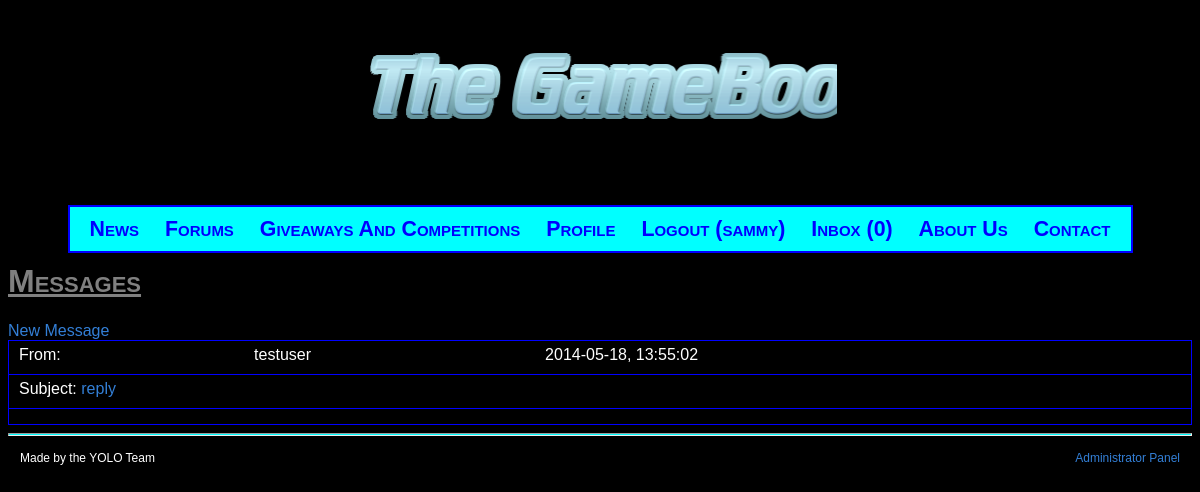
Screenshot of /messaging.php (signed in) with the database file from the repository.
### tables this page shows
CREATE TABLE IF NOT EXISTS `messages` (
  `id` int(255) NOT NULL AUTO_INCREMENT,
  `fromUser` int(255) NOT NULL,
  `toUser` int(255) NOT NULL,
  `date` varchar(10) NOT NULL,
  `time` varchar(10) NOT NULL,
  `text` text NOT NULL,
  `state` int(1) NOT NULL,
  `subject` text NOT NULL,
  PRIMARY KEY (`id`)
);

CREATE TABLE IF NOT EXISTS `users` (
  `id` int(255) NOT NULL AUTO_INCREMENT,
  `name` varchar(100) NOT NULL,
  `username` varchar(50) NOT NULL,
  `password` varchar(50) NOT NULL,
  `email` varchar(70) NOT NULL,
  `location` varchar(30) NOT NULL,
  `rank` int(3) NOT NULL,
  `banStatus` int(1) NOT NULL,
  `displayPic` varchar(64) NOT NULL DEFAULT 'displaypics/nopic.jpg',
  PRIMARY KEY (`id`),
  UNIQUE KEY `username` (`username`),
  UNIQUE KEY `email` (`email`)
);

### messaging.php (the view, shortened to what this page needs)
<?php
include("top.php");
echo "<head>
	<title>Messaging - The GameBook</title>
	</head>
	<h1>Messages</h1>
	<a href=\"message.php\">New Message</a><br />";
$queryUID = "SELECT * FROM users WHERE username='" . $_COOKIE["user"] . "'";
$result = mysqli_query($db, $queryUID);
$arrayUser = mysqli_fetch_assoc($result);
$queryMessages = "SELECT * FROM messages WHERE toUser='" . $arrayUser["id"] . "'";
$result = mysqli_query($db, $queryMessages);
echo "	<table class=\"messageTable\" width=100%>";
while ($arrayMessages = mysqli_fetch_assoc($result))
{
	$queryFromUsers = "SELECT * FROM users WHERE id='" . $arrayMessages["fromUser"] . "'";
	$res = mysqli_query($db, $queryFromUsers);
	$getfromID = mysqli_fetch_assoc($res);
	echo "	<tr>
		<td>From: </td><td>";
	echo $getfromID["username"];
	echo "	</td><td> " . $arrayMessages["date"] . ", " . $arrayMessages["time"] . "</td>";
	echo "	</tr>
		<tr class=\"messageTable\">
		<td colspan=3>Subject: <a href=\"message.php?id=" . $arrayMessages["id"] . "\">";
	echo $arrayMessages["subject"];
	echo"</a></td></tr><tr height=5px><td colspan=3></td></tr>";
}
echo "	</table>";
include("bottom.php");
?>

### style.css (style rules this page uses)
body { font-family: sans-serif; background: black; color: white; }
a:link, a:visited { color: #337FD6; text-decoration: none; }
h2, h1 { font-variant: small-caps; text-decoration: underline; color:gray; }
tr, td { padding-top: 5px; padding-right: 10px; padding-bottom: 10px; padding-left: 10px; }
.messageTable { border: 1px solid blue; border-collapse: collapse; }

### rows the page displays
messages: users.username "testuser", date "2014-05-18", time "13:55:02", subject "reply"

### other values shown
$_COOKIE["user"] "sammy"
$count "0"
